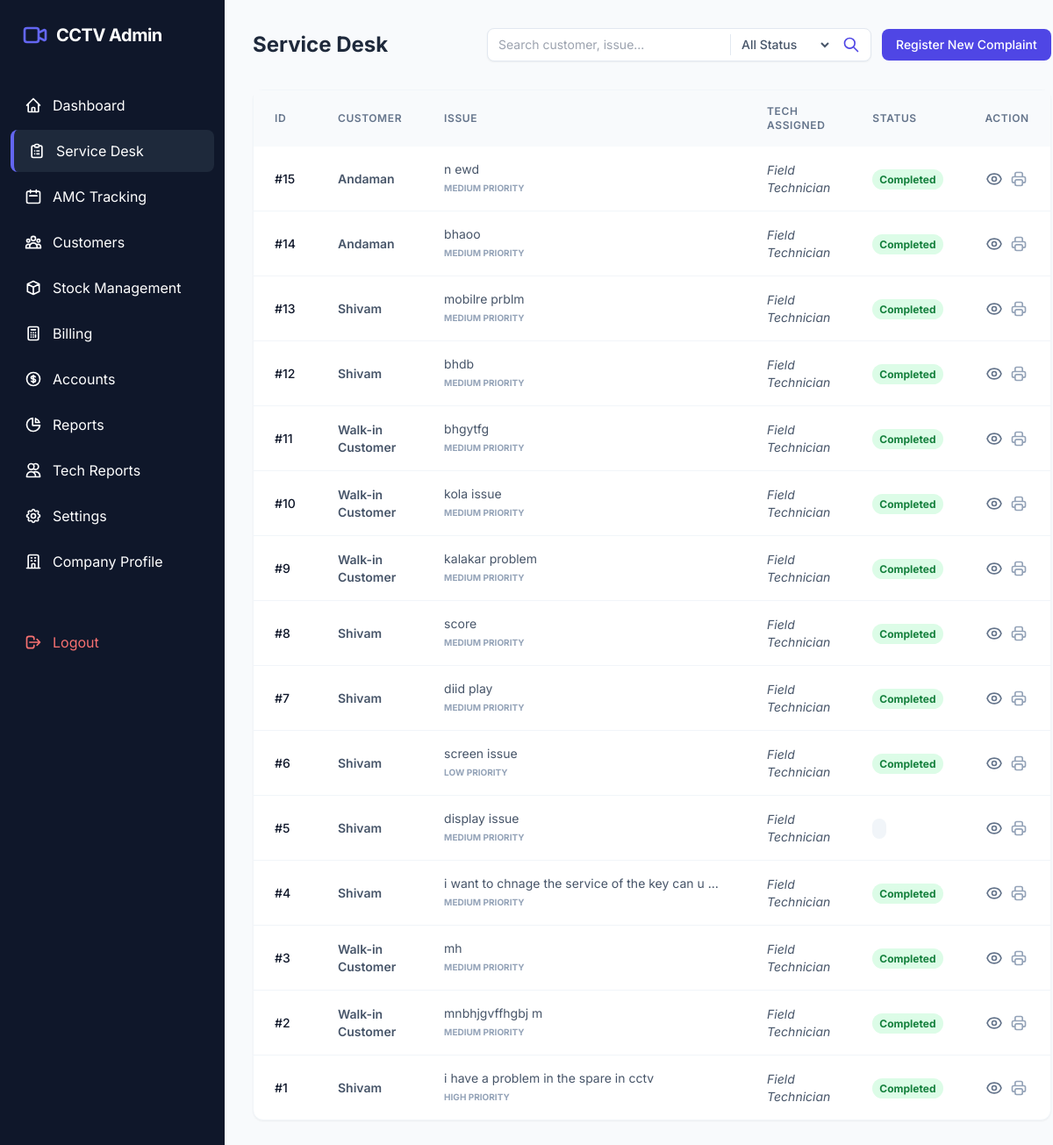
/admin/complaints.php (signed in), run on the app's committed database.
### tables this page shows
CREATE TABLE `complaints` (
  `id` int(11) NOT NULL,
  `customer_id` int(11) DEFAULT NULL,
  `assigned_tech_id` int(11) DEFAULT NULL,
  `issue_description` text NOT NULL,
  `priority` enum('Low','Medium','High') DEFAULT 'Medium',
  `status` enum('Open','Assigned','In-Progress','Completed','Closed') DEFAULT 'Open',
  `tech_remarks` text DEFAULT NULL,
  `parts_consumed` longtext DEFAULT NULL COMMENT 'Stores array of {product_id, qty, price}' CHECK (json_valid(`parts_consumed`)),
  `photo_before` varchar(255) DEFAULT NULL,
  `photo_after` varchar(255) DEFAULT NULL,
  `created_at` timestamp NOT NULL DEFAULT current_timestamp(),
  `assigned_at` datetime DEFAULT NULL,
  `started_at` datetime DEFAULT NULL,
  `completed_at` datetime DEFAULT NULL
);

CREATE TABLE `customers` (
  `id` int(11) NOT NULL,
  `customer_name` varchar(150) NOT NULL,
  `phone` varchar(15) NOT NULL,
  `address` text NOT NULL,
  `gst_number` varchar(20) DEFAULT NULL,
  `has_active_amc` tinyint(1) DEFAULT 0,
  `created_at` timestamp NOT NULL DEFAULT current_timestamp()
);

CREATE TABLE `users` (
  `id` int(11) NOT NULL,
  `fullname` varchar(100) NOT NULL,
  `email` varchar(100) NOT NULL,
  `address` text DEFAULT NULL,
  `password` varchar(255) NOT NULL,
  `phone` varchar(15) DEFAULT NULL,
  `role` enum('admin','technician') DEFAULT 'technician',
  `status` tinyint(1) DEFAULT 1 COMMENT '1: Active, 0: Inactive',
  `rating` decimal(3,2) DEFAULT 5.00,
  `created_at` timestamp NOT NULL DEFAULT current_timestamp()
);

### admin/complaints.php (the view, shortened to what this page needs)
<?php
require_once '../includes/db_connect.php';
require_once '../includes/header.php';
$searchTerm = $_GET['search'] ?? '';
try {
    $params = [];
    $query = "SELECT c.*, cust.customer_name, u.fullname as tech_name
              FROM complaints c
              LEFT JOIN customers cust ON c.customer_id = cust.id
              LEFT JOIN users u ON c.assigned_tech_id = u.id";
    $query .= " ORDER BY c.created_at DESC";
    $stmt = $pdo->prepare($query);
    $stmt->execute($params);
    $complaints = $stmt->fetchAll();
} catch (PDOException $e) {
    echo "Error: " . $e->getMessage();
}
?>
<div class="space-y-8">
    <div class="flex flex-col md:flex-row md:items-center justify-between gap-4">
        <h2 class="text-2xl font-bold text-slate-800">Service Desk</h2>
        <div class="flex flex-wrap items-center gap-3">
            <form method="GET" class="flex items-center gap-2 bg-white border border-slate-200 rounded-lg px-3 py-1.5 shadow-sm">
                <input type="text" name="search" value="<?php echo htmlspecialchars($searchTerm); ?>" placeholder="Search customer, issue..." class="text-sm outline-none w-40 md:w-64 bg-transparent">
                <select name="status" class="text-sm bg-transparent border-none outline-none text-slate-600 font-medium pr-2">
                    <option value="">All Status</option>
                </select>
                <button type="submit" class="text-indigo-600 hover:text-indigo-800 ml-1">
                    <svg xmlns="http://www.w3.org/2000/svg" class="h-5 w-5" fill="none" viewBox="0 0 24 24" stroke="currentColor"><path stroke-linecap="round" stroke-linejoin="round" stroke-width="2" d="M21 21l-6-6m2-5a7 7 0 11-14 0 7 7 0 0114 0z" /></svg>
                </button>
            </form>
            <button onclick="openComplaintModal()" class="bg-indigo-600 text-white px-4 py-2 rounded-lg text-sm font-medium hover:bg-indigo-700 transition">Register New Complaint</button>
        </div>
    </div>
    <div class="bg-white rounded-xl shadow-sm border border-slate-100">
        <div class="overflow-x-auto">
            <table class="w-full text-left">
                <thead>
                    <tr class="bg-slate-50 text-slate-500 text-xs uppercase tracking-wider">
                        <th class="px-6 py-4 font-semibold">ID</th>
                        <th class="px-6 py-4 font-semibold">Customer</th>
                        <th class="px-6 py-4 font-semibold">Issue</th>
                        <th class="px-6 py-4 font-semibold">Tech Assigned</th>
                        <th class="px-6 py-4 font-semibold">Status</th>
                        <th class="px-6 py-4 font-semibold">Action</th>
                    </tr>
                </thead>
                <tbody class="divide-y divide-slate-100">
                    <?php foreach ($complaints as $complaint): ?>
                    <tr class="hover:bg-slate-50 transition cursor-pointer" onclick="toggleTimeline(<?php echo $complaint['id']; ?>)">
                        <td class="px-6 py-4 text-sm font-medium text-slate-900">#<?php echo $complaint['id']; ?></td>
                        <td class="px-6 py-4 text-sm text-slate-600 font-semibold"><?php echo htmlspecialchars($complaint['customer_name']); ?></td>
                        <td class="px-6 py-4 text-sm text-slate-600">
                            <div class="max-w-xs truncate"><?php echo htmlspecialchars($complaint['issue_description']); ?></div>
                            <span class="text-[10px] uppercase font-bold text-slate-400"><?php echo $complaint['priority']; ?> Priority</span>
                        </td>
                        <td class="px-6 py-4 text-sm text-slate-600 italic">
                            <?php echo $complaint['tech_name'] ?? '<span class="text-red-400">Not Assigned</span>'; ?>
                        </td>
                        <td class="px-6 py-4 text-sm">
                            <?php
                                $statusClasses = [
                                    'Open' => 'bg-red-100 text-red-700',
                                    'Assigned' => 'bg-blue-100 text-blue-700',
                                    'In-Progress' => 'bg-yellow-100 text-yellow-700',
                                    'Completed' => 'bg-green-100 text-green-700',
                                    'Closed' => 'bg-slate-100 text-slate-700',
                                ];
                                $class = $statusClasses[$complaint['status']] ?? 'bg-slate-100 text-slate-700';
                            ?>
                            <span class="px-2 py-1 rounded-full text-xs font-bold <?php echo $class; ?>">
                                <?php echo $complaint['status']; ?>
                            </span>
                        </td>
                        <td class="px-6 py-4 text-sm" onclick="event.stopPropagation()">
                            <div class="flex items-center gap-2">
                                <button onclick="viewComplaint(<?php echo $complaint['id']; ?>)" class="text-slate-500 hover:text-indigo-600 transition" title="View History/Details">
                                </button>
                                <a href="invoice_gen.php?id=<?php echo $complaint['id']; ?>" class="text-slate-400 hover:text-indigo-600 transition" title="Generate Invoice"></a>
                            </div>
                        </td>
                    </tr>
                    <?php endforeach; ?>
                </tbody>
            </table>
        </div>
    </div>
</div>
<?php require_once '../includes/footer.php'; ?>

### includes/header.php (style rules this page uses)
body { font-family: 'Inter', sans-serif; }

### data on the page
complaints: id "15", customer.customer_name "Andaman", issue_description "n ewd", priority "MEDIUM", assigned_tech.fullname "Field Technician", status "Completed"
complaints: id "14", customer.customer_name "Andaman", issue_description "bhaoo", priority "MEDIUM", assigned_tech.fullname "Field Technician", status "Completed"
complaints: id "13", customer.customer_name "Shivam", issue_description "mobilre prblm", priority "MEDIUM", assigned_tech.fullname "Field Technician", status "Completed"
complaints: id "12", customer.customer_name "Shivam", issue_description "bhdb", priority "MEDIUM", assigned_tech.fullname "Field Technician", status "Completed"
complaints: id "11", customer.customer_name "Walk-in Customer", issue_description "bhgytfg", priority "MEDIUM", assigned_tech.fullname "Field Technician", status "Completed"
complaints: id "10", customer.customer_name "Walk-in Customer", issue_description "kola issue", priority "MEDIUM", assigned_tech.fullname "Field Technician", status "Completed"
complaints: id "9", customer.customer_name "Walk-in Customer", issue_description "kalakar problem", priority "MEDIUM", assigned_tech.fullname "Field Technician", status "Completed"
complaints: id "8", customer.customer_name "Shivam", issue_description "score", priority "MEDIUM", assigned_tech.fullname "Field Technician", status "Completed"
complaints: id "7", customer.customer_name "Shivam", issue_description "diid play", priority "MEDIUM", assigned_tech.fullname "Field Technician", status "Completed"
complaints: id "6", customer.customer_name "Shivam", issue_description "screen issue", priority "LOW", assigned_tech.fullname "Field Technician", status "Completed"
complaints: id "5", customer.customer_name "Shivam", issue_description "display issue", priority "MEDIUM", assigned_tech.fullname "Field Technician"
complaints: id "4", customer.customer_name "Shivam", issue_description "i want to chnage the service of the key can u…", priority "MEDIUM", assigned_tech.fullname "Field Technician", status "Completed"
complaints: id "3", customer.customer_name "Walk-in Customer", issue_description "mh", priority "MEDIUM", assigned_tech.fullname "Field Technician", status "Completed"
complaints: id "2", customer.customer_name "Walk-in Customer", issue_description "mnbhjgvffhgbj m", priority "MEDIUM", assigned_tech.fullname "Field Technician", status "Completed"
complaints: id "1", customer.customer_name "Shivam", issue_description "i have a problem in the spare in cctv", priority "HIGH", assigned_tech.fullname "Field Technician", status "Completed"
